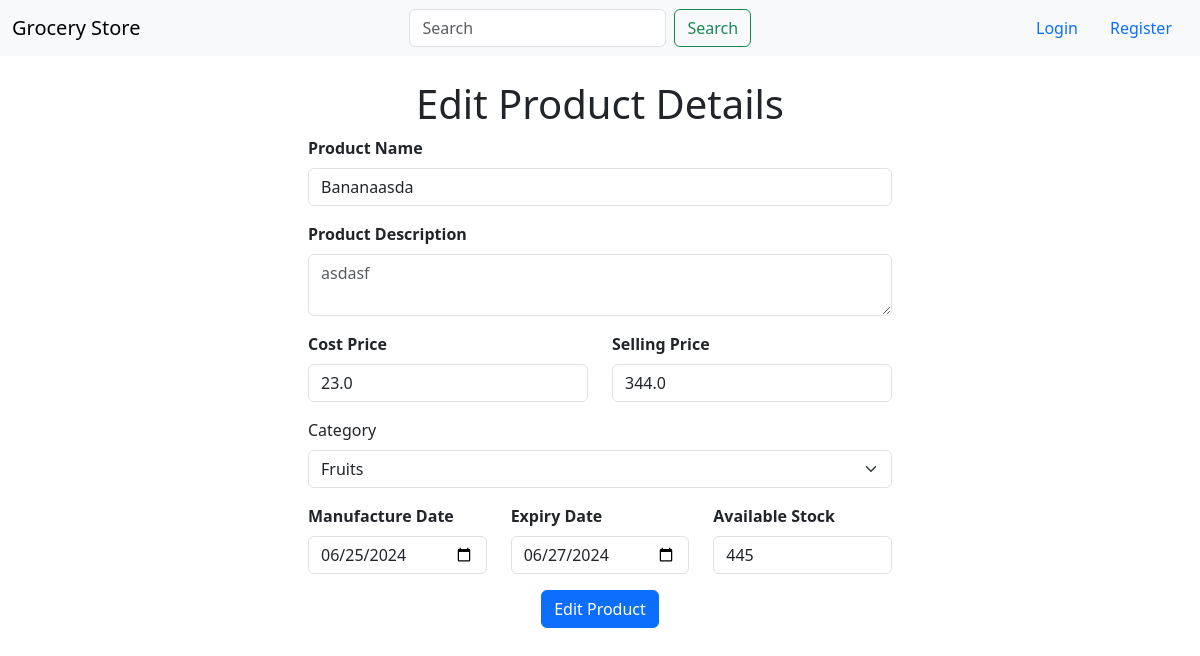
Page /edit_product/1 on the earlier database version.
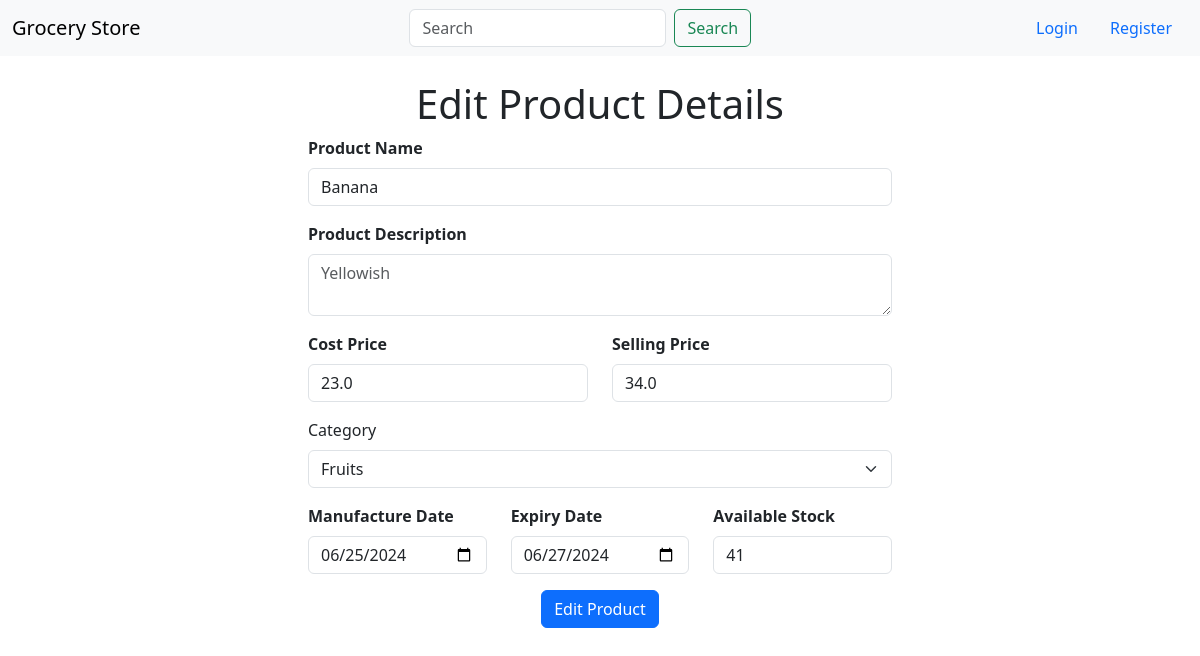
Same page on the later database version.
### application/models.py (models this page shows, shortened)
class Product(db.Model):
    product_id = db.Column(db.Integer,primary_key=True)
    name = db.Column(db.String(40),nullable=False)
    description = db.Column(db.String(100),nullable=True)
    selling_price = db.Column(db.Float,nullable=False)
    stock = db.Column(db.Integer,nullable=False)
    manufacture_date = db.Column(db.Date,nullable=False)
    expiry_date = db.Column(db.Date,nullable=True)
    cost_price = db.Column(db.Float,nullable=False)
    image_url = db.Column(db.String(100),nullable=True)
    category_id = db.Column(db.Integer,db.ForeignKey('categories.category_id'))

### application/routes.py (the view, shortened to what this page needs)
@app.route('/edit_product/<int:product_id>', methods=['GET', 'POST'])
def edit_product(product_id):
    product = Product.query.filter_by(product_id=product_id).first()
    if not product:
        flash('Product not found', 'danger')
        return redirect(url_for('index'))
    categories = Categories.query.all()
    if req.method == 'GET':
        return render_template('edit_product.html', product=product, categories=categories)

### template/edit_product.html (shortened to what this page needs)
{% extends 'nav_link.html' %}
{% block main_content %}
<div class="container-fluid mt-2 p-3">
    <h1 class="text-center">Edit Product Details</h1>
    <div class="d-flex justify-content-center">
        <form class="w-50 justify-content-center" method="POST" action="{{ '/edit_product/'+ product.product_id|string }}">
            <div class="mb-3">
                <label for="product_name" class="form-label"><strong>Product Name</strong></label>
                <input type="text" class="form-control" id="product_name" name = product_name value={{product.name}}>
            </div>
            <div class="mb-3">
                <label for="description" class="form-label"><strong>Product Description</strong></label>
                <textarea class="form-control" id="description" name = description  placeholder ={{ product.description }} ></textarea>
            </div>
            <div class="row">
                <div class="mb-3 col-6">
                    <label for="cost_price" class="form-label"><strong>Cost Price</strong></label>
                    <input type="number" class="form-control" id="cost_price" name = 'cost_price' value={{ product.cost_price}} required>
                </div>
                <div class="mb-3 col-6">
                    <label for="selling_price" class="form-label"><strong>Selling Price</strong> </label>
                    <input type="number" class="form-control" id="selling_price" name = 'selling_price' value = {{ product.selling_price }}>
                </div>
            </div>
            <div class="mb-3">
                <label for="category" class="form-label">Category</label>
                <select class="form-select" id="category" name = category>
                    {% for category in categories %}
                    {% if category.category_id == product.category_id %}
                    <option value="{{ category.category_id }}" selected >{{ category.name }}</option>
                    {% else %}
                    <option value="{{ category.category_id }}">{{ category.name }}</option>
                    {% endif %}
                    {% endfor %}
                </select>
            </div>
            <div class="row">
                <div class="mb-3 col-4">
                    <label for="manufacturing_date" class="form-label"><strong>Manufacture Date</strong></label>
                    <input type="date" class="form-control" id="manufacturing_date" name = 'mfg_date' value={{product.manufacture_date}} required>
                </div>
                <div class="mb-3 col-4">
                    <label for="expiry_date" class="form-label"><strong>Expiry Date</strong> </label>
                    <input type="date" class="form-control" id="expiry_date" name = 'expiry_date' value = {{product.expiry_date}}>
                </div>
                <div class="mb-3 col-4">
                    <label for="stock" class="form-label"><strong>Available Stock</strong></label>
                    <input type="number" class="form-control" id="stock" name = stock  value={{product.stock}} required>
                </div>
            </div>
            <div class="d-flex justify-content-center mb-3">
                <button type="submit" class="btn btn-primary">Edit Product</button>
            </div>
        </form>
    </div>
</div>
{% endblock main_content %}

Differences in the rows shown:
changed Product: product_name "Bananaasda" → "Banana"; description "asdasf" → "Yellowish"; selling_price "344.0" → "34.0"; stock "445" → "41"
